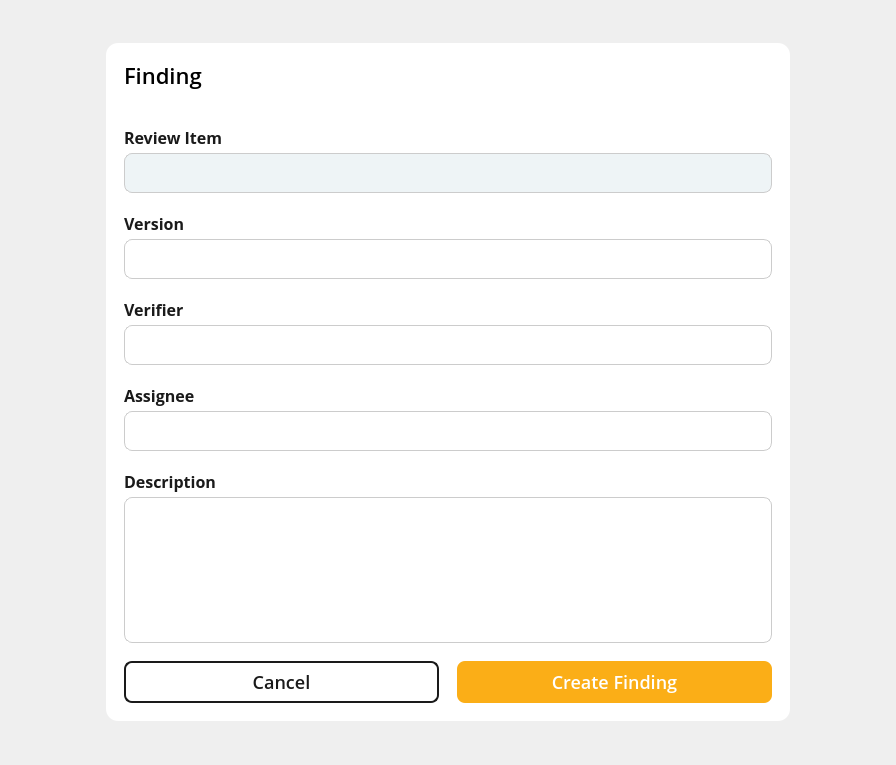
<?xml version="1.0" encoding="UTF-8"?>
<ui version="4.0">
 <class>FindingDialog</class>
 <widget class="QDialog" name="FindingDialog">
  <property name="geometry">
   <rect>
    <x>0</x>
    <y>0</y>
    <width>896</width>
    <height>765</height>
   </rect>
  </property>
  <property name="windowTitle">
   <string>Dialog</string>
  </property>
  <layout class="QHBoxLayout" name="horizontalLayout_2">
   <item>
    <widget class="QWidget" name="dialogContainer" native="true">
     <property name="sizePolicy">
      <sizepolicy hsizetype="Fixed" vsizetype="Preferred">
       <horstretch>0</horstretch>
       <verstretch>0</verstretch>
      </sizepolicy>
     </property>
     <property name="minimumSize">
      <size>
       <width>684</width>
       <height>678</height>
      </size>
     </property>
     <property name="maximumSize">
      <size>
       <width>684</width>
       <height>678</height>
      </size>
     </property>
     <property name="styleSheet">
      <string notr="true">#dialogContainer {
	background-color: white;
	border-radius: 12px;
	border: none;
}

#bodyContainer {
	border-bottom-left-radius: 12px;
	border-bottom-right-radius: 12px;
}


QLabel {
	color: #1A1A1A;
	font-family: Open Sans;
	font-weight: 600;
	font-size: 16px;
	line-height: 24px;
	letter-spacing: 0%;
}

#reviewItemEdit {
	color: #999999;
	background: #EEF4F6;
	font-family: Open Sans;
	font-weight: 400;
	font-size: 16px;
	line-height: 24px;
	letter-spacing: 0%;
	border-radius: 8px;
	border: 1px solid #CCCCCC;
	padding-left: 12px;
	padding-right: 12px;
}

QLineEdit {
	color: #1A1A1A;
	background: white;
	font-family: Open Sans;
	font-weight: 400;
	font-size: 16px;
	line-height: 24px;
	letter-spacing: 0%;
	border-radius: 8px;
	border: 1px solid #CCCCCC;
	padding-left: 12px;
	padding-right: 12px;
}

QTextEdit {
	color: #1A1A1A;
	background: white;
	font-family: Open Sans;
	font-weight: 400;
	font-size: 16px;
	line-height: 24px;
	letter-spacing: 0%;
	border-radius: 8px;
	border: 1px solid #CCCCCC;
	padding-left: 12px;
	padding-right: 12px;
}

QComboBox {
    background-color: white;
    border: 1px solid #ccc;
    border-radius: 8px;
    padding: 4px;
    font-size: 16px;
	line-height: 24px;
	letter-spacing: 0%;
    color: #333;
}

QComboBox::drop-down {
    subcontrol-origin: padding;
    subcontrol-position: top right;
    width: 24px;
    border: none;
}

QComboBox::down-arrow {
    image: url(:/images/chevron-down.svg);
    width: 16px;
    height: 16px;
}

QComboBox::down-arrow:on {
    image: url(:/images/chevron-up.svg);
}

QComboBox QAbstractItemView {
    background-color: white;
    margin-top: 0px;
    border: 1px solid #ccc;
    border-radius: 8px;
	outline: none;
}

/* Each dropdown item */
QComboBox QAbstractItemView::item {
	color: #1A1A1A;
    padding: 6px 12px;
    border-radius: 4px;
}

/* Hovered item */
QComboBox QAbstractItemView::item:hover {
    background-color: #e6f2ff;
}

/* Selected item */
QComboBox QAbstractItemView::item:selected {
    background-color: #d0e8ff;
    color: #1a1a1a;
}

#cancelButton {
	color: #1A1A1A;
	font-family: Open Sans;
	font-weight: 500;
	font-size: 18px;
	line-height: 24px;
	letter-spacing: 0%;
	border-radius: 8px;
	border: 1.5px solid #1A1A1A
}

#saveButton {
    background-color: #FBAE17;
	color: white;
	font-family: Open Sans;
	font-weight: 500;
	font-size: 18px;
	line-height: 24px;
	letter-spacing: 0%;
	border-radius: 8px;
}</string>
     </property>
     <layout class="QVBoxLayout" name="verticalLayout_2">
      <property name="spacing">
       <number>0</number>
      </property>
      <property name="leftMargin">
       <number>0</number>
      </property>
      <property name="topMargin">
       <number>0</number>
      </property>
      <property name="rightMargin">
       <number>0</number>
      </property>
      <property name="bottomMargin">
       <number>0</number>
      </property>
      <item>
       <widget class="QWidget" name="titleBar" native="true">
        <property name="minimumSize">
         <size>
          <width>0</width>
          <height>64</height>
         </size>
        </property>
        <property name="maximumSize">
         <size>
          <width>16777215</width>
          <height>64</height>
         </size>
        </property>
        <property name="styleSheet">
         <string notr="true">background-color: rgba(255, 255, 255, 0);</string>
        </property>
        <layout class="QHBoxLayout" name="horizontalLayout">
         <property name="spacing">
          <number>18</number>
         </property>
         <property name="leftMargin">
          <number>18</number>
         </property>
         <property name="topMargin">
          <number>16</number>
         </property>
         <property name="rightMargin">
          <number>18</number>
         </property>
         <property name="bottomMargin">
          <number>16</number>
         </property>
         <item>
          <widget class="QLabel" name="dialogTitle">
           <property name="styleSheet">
            <string notr="true">font-family: Open Sans;
font-size: 22px;
font-weight: 500;
color: black;
line-height: 30px;
letter-spacing: 0%;
</string>
           </property>
           <property name="text">
            <string>Finding</string>
           </property>
          </widget>
         </item>
         <item>
          <widget class="QToolButton" name="closeButton">
           <property name="minimumSize">
            <size>
             <width>32</width>
             <height>32</height>
            </size>
           </property>
           <property name="maximumSize">
            <size>
             <width>32</width>
             <height>32</height>
            </size>
           </property>
           <property name="text">
            <string/>
           </property>
           <property name="icon">
            <iconset resource="../../../../../../Resources/Resources.qrc">
             <normaloff>:/images/Project/cross-icon.svg</normaloff>:/images/Project/cross-icon.svg</iconset>
           </property>
           <property name="iconSize">
            <size>
             <width>32</width>
             <height>32</height>
            </size>
           </property>
           <property name="autoRaise">
            <bool>true</bool>
           </property>
          </widget>
         </item>
        </layout>
       </widget>
      </item>
      <item>
       <widget class="QWidget" name="bodyContainer" native="true">
        <property name="sizePolicy">
         <sizepolicy hsizetype="Preferred" vsizetype="Fixed">
          <horstretch>0</horstretch>
          <verstretch>0</verstretch>
         </sizepolicy>
        </property>
        <property name="minimumSize">
         <size>
          <width>0</width>
          <height>614</height>
         </size>
        </property>
        <property name="maximumSize">
         <size>
          <width>16777215</width>
          <height>614</height>
         </size>
        </property>
        <layout class="QVBoxLayout" name="verticalLayout">
         <property name="spacing">
          <number>18</number>
         </property>
         <property name="leftMargin">
          <number>18</number>
         </property>
         <property name="topMargin">
          <number>18</number>
         </property>
         <property name="rightMargin">
          <number>18</number>
         </property>
         <property name="bottomMargin">
          <number>18</number>
         </property>
         <item>
          <widget class="QWidget" name="ReviewItemContainer" native="true">
           <property name="minimumSize">
            <size>
             <width>0</width>
             <height>68</height>
            </size>
           </property>
           <property name="maximumSize">
            <size>
             <width>16777215</width>
             <height>68</height>
            </size>
           </property>
           <layout class="QVBoxLayout" name="verticalLayout_4">
            <property name="spacing">
             <number>4</number>
            </property>
            <property name="leftMargin">
             <number>0</number>
            </property>
            <property name="topMargin">
             <number>0</number>
            </property>
            <property name="rightMargin">
             <number>0</number>
            </property>
            <property name="bottomMargin">
             <number>0</number>
            </property>
            <item>
             <widget class="QLabel" name="reviewItemLabel">
              <property name="text">
               <string>Review Item</string>
              </property>
             </widget>
            </item>
            <item>
             <widget class="QLineEdit" name="reviewItemEdit">
              <property name="minimumSize">
               <size>
                <width>0</width>
                <height>40</height>
               </size>
              </property>
              <property name="maximumSize">
               <size>
                <width>16777215</width>
                <height>40</height>
               </size>
              </property>
             </widget>
            </item>
           </layout>
          </widget>
         </item>
         <item>
          <widget class="QWidget" name="VersionContainer" native="true">
           <property name="sizePolicy">
            <sizepolicy hsizetype="Preferred" vsizetype="Fixed">
             <horstretch>0</horstretch>
             <verstretch>0</verstretch>
            </sizepolicy>
           </property>
           <property name="minimumSize">
            <size>
             <width>0</width>
             <height>68</height>
            </size>
           </property>
           <property name="maximumSize">
            <size>
             <width>16777215</width>
             <height>68</height>
            </size>
           </property>
           <layout class="QVBoxLayout" name="verticalLayout_3">
            <property name="spacing">
             <number>4</number>
            </property>
            <property name="leftMargin">
             <number>0</number>
            </property>
            <property name="topMargin">
             <number>0</number>
            </property>
            <property name="rightMargin">
             <number>0</number>
            </property>
            <property name="bottomMargin">
             <number>0</number>
            </property>
            <item>
             <widget class="QLabel" name="versionLabel">
              <property name="text">
               <string>Version</string>
              </property>
             </widget>
            </item>
            <item>
             <widget class="QComboBox" name="versionSelect">
              <property name="minimumSize">
               <size>
                <width>0</width>
                <height>40</height>
               </size>
              </property>
              <property name="maximumSize">
               <size>
                <width>16777215</width>
                <height>40</height>
               </size>
              </property>
             </widget>
            </item>
           </layout>
          </widget>
         </item>
         <item>
          <widget class="QWidget" name="VerfierContainer" native="true">
           <property name="sizePolicy">
            <sizepolicy hsizetype="Preferred" vsizetype="Fixed">
             <horstretch>0</horstretch>
             <verstretch>0</verstretch>
            </sizepolicy>
           </property>
           <property name="minimumSize">
            <size>
             <width>0</width>
             <height>68</height>
            </size>
           </property>
           <property name="maximumSize">
            <size>
             <width>16777215</width>
             <height>68</height>
            </size>
           </property>
           <layout class="QVBoxLayout" name="verticalLayout_6">
            <property name="spacing">
             <number>4</number>
            </property>
            <property name="leftMargin">
             <number>0</number>
            </property>
            <property name="topMargin">
             <number>0</number>
            </property>
            <property name="rightMargin">
             <number>0</number>
            </property>
            <property name="bottomMargin">
             <number>0</number>
            </property>
            <item>
             <widget class="QLabel" name="verifierLabel">
              <property name="text">
               <string>Verifier</string>
              </property>
             </widget>
            </item>
            <item>
             <widget class="QComboBox" name="verifierSelect">
              <property name="minimumSize">
               <size>
                <width>0</width>
                <height>40</height>
               </size>
              </property>
              <property name="maximumSize">
               <size>
                <width>16777215</width>
                <height>40</height>
               </size>
              </property>
             </widget>
            </item>
           </layout>
          </widget>
         </item>
         <item>
          <widget class="QWidget" name="AssigneeContainer" native="true">
           <property name="sizePolicy">
            <sizepolicy hsizetype="Preferred" vsizetype="Fixed">
             <horstretch>0</horstretch>
             <verstretch>0</verstretch>
            </sizepolicy>
           </property>
           <property name="minimumSize">
            <size>
             <width>0</width>
             <height>68</height>
            </size>
           </property>
           <property name="maximumSize">
            <size>
             <width>16777215</width>
             <height>68</height>
            </size>
           </property>
           <layout class="QVBoxLayout" name="verticalLayout_5">
            <property name="spacing">
             <number>4</number>
            </property>
            <property name="leftMargin">
             <number>0</number>
            </property>
            <property name="topMargin">
             <number>0</number>
            </property>
            <property name="rightMargin">
             <number>0</number>
            </property>
            <property name="bottomMargin">
             <number>0</number>
            </property>
            <item>
             <widget class="QLabel" name="assigneeLabel">
              <property name="text">
               <string>Assignee</string>
              </property>
             </widget>
            </item>
            <item>
             <widget class="QComboBox" name="assigneeSelect">
              <property name="minimumSize">
               <size>
                <width>0</width>
                <height>40</height>
               </size>
              </property>
              <property name="maximumSize">
               <size>
                <width>16777215</width>
                <height>40</height>
               </size>
              </property>
             </widget>
            </item>
           </layout>
          </widget>
         </item>
         <item>
          <widget class="QWidget" name="DescriptionContainer" native="true">
           <property name="minimumSize">
            <size>
             <width>0</width>
             <height>174</height>
            </size>
           </property>
           <property name="maximumSize">
            <size>
             <width>16777215</width>
             <height>174</height>
            </size>
           </property>
           <layout class="QVBoxLayout" name="verticalLayout_7">
            <property name="spacing">
             <number>4</number>
            </property>
            <property name="leftMargin">
             <number>0</number>
            </property>
            <property name="topMargin">
             <number>0</number>
            </property>
            <property name="rightMargin">
             <number>0</number>
            </property>
            <property name="bottomMargin">
             <number>0</number>
            </property>
            <item>
             <widget class="QLabel" name="descriptionLabel">
              <property name="text">
               <string>Description</string>
              </property>
             </widget>
            </item>
            <item>
             <widget class="QTextEdit" name="descriptionEdit">
              <property name="minimumSize">
               <size>
                <width>0</width>
                <height>146</height>
               </size>
              </property>
              <property name="maximumSize">
               <size>
                <width>16777215</width>
                <height>146</height>
               </size>
              </property>
             </widget>
            </item>
           </layout>
          </widget>
         </item>
         <item>
          <widget class="QWidget" name="buttonContainer" native="true">
           <property name="sizePolicy">
            <sizepolicy hsizetype="Preferred" vsizetype="Fixed">
             <horstretch>0</horstretch>
             <verstretch>0</verstretch>
            </sizepolicy>
           </property>
           <property name="minimumSize">
            <size>
             <width>0</width>
             <height>42</height>
            </size>
           </property>
           <property name="maximumSize">
            <size>
             <width>16777215</width>
             <height>42</height>
            </size>
           </property>
           <layout class="QHBoxLayout" name="buttonLayout">
            <property name="spacing">
             <number>18</number>
            </property>
            <property name="leftMargin">
             <number>0</number>
            </property>
            <property name="topMargin">
             <number>0</number>
            </property>
            <property name="rightMargin">
             <number>0</number>
            </property>
            <property name="bottomMargin">
             <number>0</number>
            </property>
            <item>
             <widget class="QPushButton" name="cancelButton">
              <property name="minimumSize">
               <size>
                <width>0</width>
                <height>42</height>
               </size>
              </property>
              <property name="maximumSize">
               <size>
                <width>16777215</width>
                <height>42</height>
               </size>
              </property>
              <property name="text">
               <string>Cancel</string>
              </property>
             </widget>
            </item>
            <item>
             <widget class="QPushButton" name="saveButton">
              <property name="minimumSize">
               <size>
                <width>0</width>
                <height>42</height>
               </size>
              </property>
              <property name="maximumSize">
               <size>
                <width>16777215</width>
                <height>42</height>
               </size>
              </property>
              <property name="text">
               <string>Create Finding</string>
              </property>
             </widget>
            </item>
           </layout>
          </widget>
         </item>
        </layout>
       </widget>
      </item>
     </layout>
    </widget>
   </item>
  </layout>
 </widget>
 <resources>
  <include location="../../../../../../Resources/Resources.qrc"/>
 </resources>
 <connections/>
</ui>
